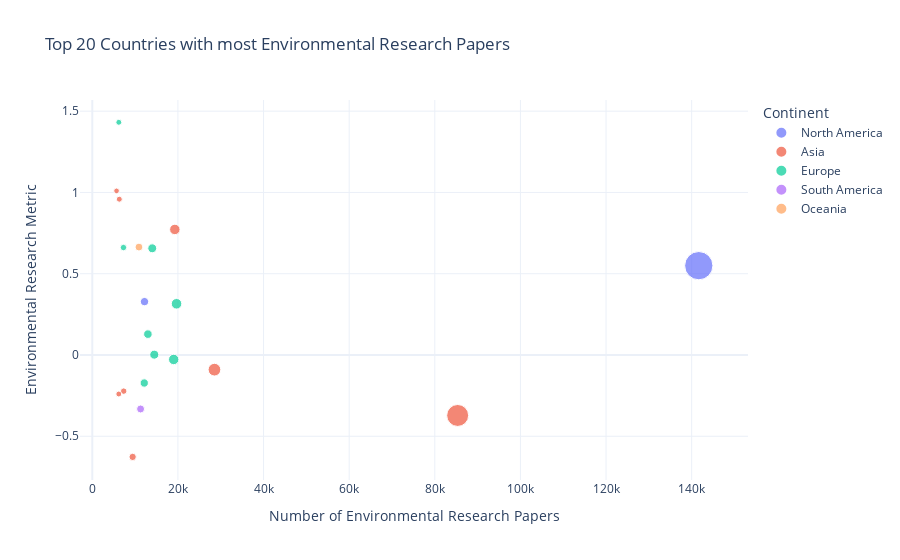

The notebook cell this image was saved under:
### Code cell
fig = px.scatter(
    data_api_topics.sort_values(by = 'Environment_paper_count', ascending=False).reset_index(drop=True)[:20],
    x="Environment_paper_count",
    y="research_metric_env",
    color="continent",
    hover_name="Country",
    hover_data={
        "research_metric_env": True,
        "Environment_paper_count": True,
        "continent": True
    },
    title="Top 20 Countries with most Environmental Research Papers"
)

fig.update_layout(
    xaxis_title="Number of Environmental Research Papers",
    yaxis_title="Environmental Research Metric",
    legend_title="Continent",
    template="plotly_white"
)

fig.show()

### Figure 1 — Plotly figure (JSON) as saved in the notebook; plotly's stock layout.template omitted (floating-point values rounded to 4 significant figures)
{"data": [{"customdata": [["North America"], ["North America"]], "hovertemplate": "<b>%{hovertext}</b><br><br>continent=%{customdata[0]}<br>Environment_paper_count=%{marker.size}<br>research_metric_env=%{y}<extra></extra>", "hovertext": ["United States", "Canada"], "legendgroup": "North America", "marker": {"color": "#636efa", "size": [141664, 12191], "sizemode": "area", "sizeref": 354.2, "symbol": "circle"}, "mode": "markers", "name": "North America", "orientation": "v", "showlegend": true, "type": "scatter", "x": [141664, 12191], "xaxis": "x", "y": [0.5496, 0.3284], "yaxis": "y"}, {"customdata": [["Asia"], ["Asia"], ["Asia"], ["Asia"], ["Asia"], ["Asia"], ["Asia"], ["Asia"]], "hovertemplate": "<b>%{hovertext}</b><br><br>continent=%{customdata[0]}<br>Environment_paper_count=%{marker.size}<br>research_metric_env=%{y}<extra></extra>", "hovertext": ["China", "India", "Indonesia", "Japan", "Korea, Rep.", "Iran, Islamic Rep.", "Turkiye", "Malaysia"], "legendgroup": "Asia", "marker": {"color": "#EF553B", "size": [85340, 28529, 19277, 9423, 7335, 6308, 6185, 5665], "sizemode": "area", "sizeref": 354.2, "symbol": "circle"}, "mode": "markers", "name": "Asia", "orientation": "v", "showlegend": true, "type": "scatter", "x": [85340, 28529, 19277, 9423, 7335, 6308, 6185, 5665], "xaxis": "x", "y": [-0.3719, -0.09012, 0.7725, -0.627, -0.2222, 0.9585, -0.2399, 1.01], "yaxis": "y"}, {"customdata": [["Europe"], ["Europe"], ["Europe"], ["Europe"], ["Europe"], ["Europe"], ["Europe"], ["Europe"]], "hovertemplate": "<b>%{hovertext}</b><br><br>continent=%{customdata[0]}<br>Environment_paper_count=%{marker.size}<br>research_metric_env=%{y}<extra></extra>", "hovertext": ["United Kingdom", "Germany", "France", "Spain", "Italy", "Russian Federation", "Netherlands", "Switzerland"], "legendgroup": "Europe", "marker": {"color": "#00cc96", "size": [19674, 19012, 14475, 13999, 12983, 12132, 7282, 6189], "sizemode": "area", "sizeref": 354.2, "symbol": "circle"}, "mode": "markers", "name": "Europe", "orientation": "v", "showlegend": true, "type": "scatter", "x": [19674, 19012, 14475, 13999, 12983, 12132, 7282, 6189], "xaxis": "x", "y": [0.315, -0.02748, 0.002203, 0.6564, 0.1285, -0.1723, 0.6611, 1.432], "yaxis": "y"}, {"customdata": [["South America"]], "hovertemplate": "<b>%{hovertext}</b><br><br>continent=%{customdata[0]}<br>Environment_paper_count=%{marker.size}<br>research_metric_env=%{y}<extra></extra>", "hovertext": ["Brazil"], "legendgroup": "South America", "marker": {"color": "#ab63fa", "size": [11276], "sizemode": "area", "sizeref": 354.2, "symbol": "circle"}, "mode": "markers", "name": "South America", "orientation": "v", "showlegend": true, "type": "scatter", "x": [11276], "xaxis": "x", "y": [-0.332], "yaxis": "y"}, {"customdata": [["Oceania"]], "hovertemplate": "<b>%{hovertext}</b><br><br>continent=%{customdata[0]}<br>Environment_paper_count=%{marker.size}<br>research_metric_env=%{y}<extra></extra>", "hovertext": ["Australia"], "legendgroup": "Oceania", "marker": {"color": "#FFA15A", "size": [10894], "sizemode": "area", "sizeref": 354.2, "symbol": "circle"}, "mode": "markers", "name": "Oceania", "orientation": "v", "showlegend": true, "type": "scatter", "x": [10894], "xaxis": "x", "y": [0.664], "yaxis": "y"}], "layout": {"legend": {"itemsizing": "constant", "title": {"text": "Continent"}, "tracegroupgap": 0}, "title": {"text": "Top 20 Countries with most Environmental Research Papers"}, "xaxis": {"anchor": "y", "domain": [0, 1], "title": {"text": "Number of Environmental Research Papers"}}, "yaxis": {"anchor": "x", "domain": [0, 1], "title": {"text": "Environmental Research Metric"}}}}
